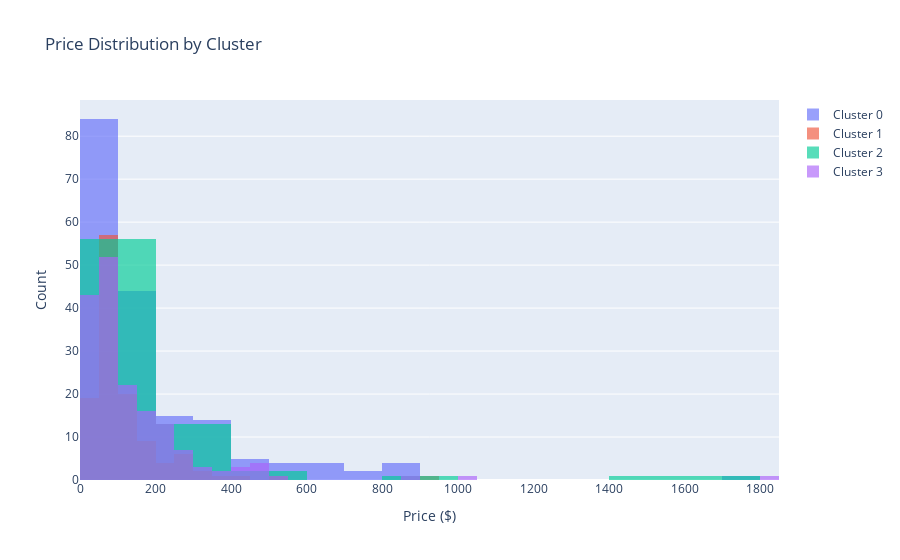
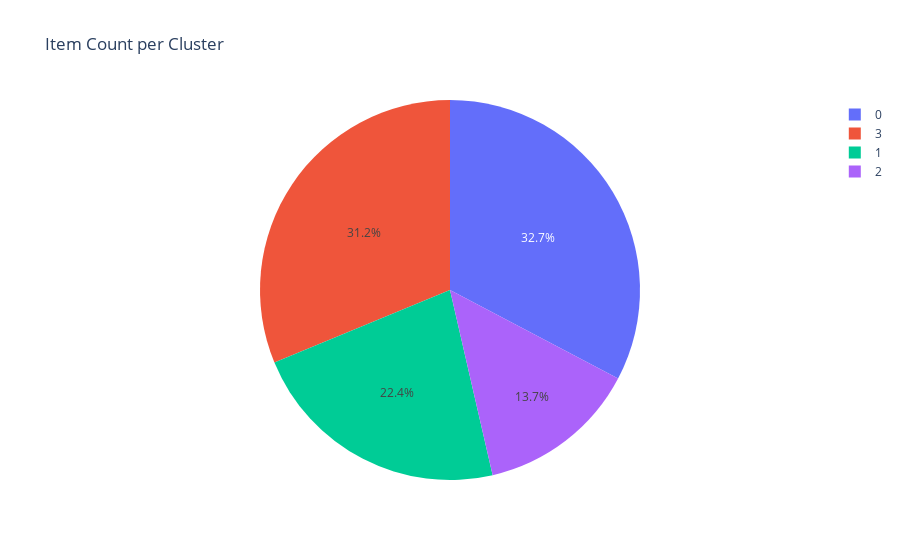
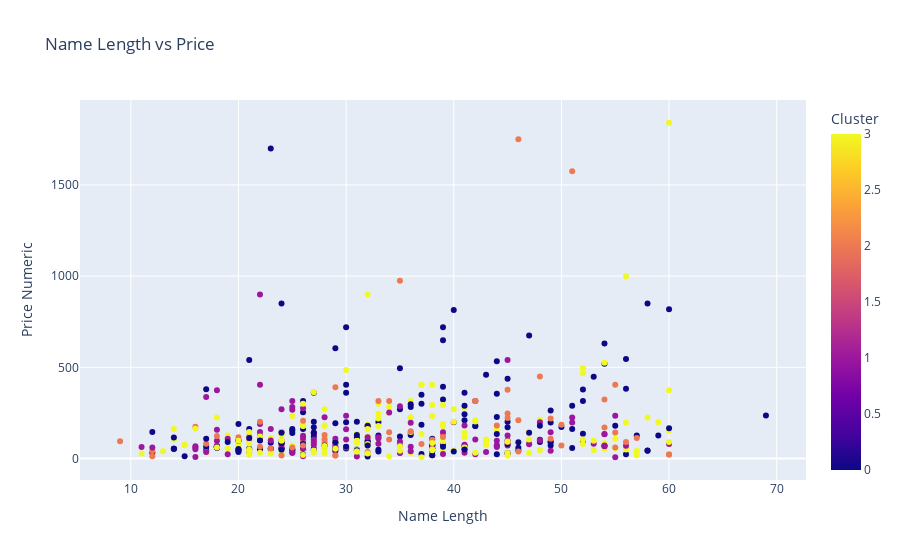

The notebook cell saved with these charts, in order:
### Code cell
import plotly.graph_objs as go
import pandas as pd
import plotly.express as px

df['Price Numeric'] = df['Price'].replace('[\$,]', '', regex=True).astype(float)
df['Name Length'] = df['Name'].apply(len)

num_clusters = df['Cluster'].nunique()

# Create the price histogram for each cluster
fig = go.Figure()
for i in range(num_clusters):
    cluster_data = df[df['Cluster'] == i]
    fig.add_trace(go.Histogram(x=cluster_data['Price Numeric'], name=f'Cluster {i}'))

fig.update_layout(
    title_text='Price Distribution by Cluster',
    xaxis_title_text='Price ($)',
    yaxis_title_text='Count',
    barmode='overlay'
)
fig.update_traces(opacity=0.65)  # Reduce the opacity to see both histograms

fig2 = px.pie(df, names='Cluster', title='Item Count per Cluster')

fig3 = px.scatter(df, x='Name Length', y='Price Numeric', color='Cluster', 
                  title='Name Length vs Price', labels={'Cluster': 'Cluster'})

fig.show()
fig2.show()
fig3.show()

### Figure 1 — Plotly figure (JSON) as saved in the notebook; plotly's stock layout.template omitted (floating-point values rounded to 4 significant figures; data arrays with more than 128 entries replaced by an {"elided": "..."} marker saying what was removed)
{"data": [{"name": "Cluster 0", "opacity": 0.65, "type": "histogram", "x": {"elided": "177 int values"}}, {"name": "Cluster 1", "opacity": 0.65, "type": "histogram", "x": [12, 91, 145, 235, 286, 56, 56, 71, 71, 71, 79, 71, 108, 72, 51, 64, 143, 50, 268, 135, 80, 275, 63, 81, 900, 234, 63, 126, 108, 133, 64, 189, 375, 283, 32, 58, 144, 78, 540, 225, 198, 199, 76, 81, 40, 24, 45, 99, 85, 99, 45, 27, 67, 76, 72, 36, 270, 98, 315, 181, 32, 61, 405, 337, 81, 94, 43, 70, 68, 9, 24, 31, 226, 84, 72, 105, 145, 90, 252, 135, 7, 158, 144, 100, 105, 117, 75, 117, 105, 110, 199, 30, 40, 11, 54, 67, 125, 160, 36, 72, 67, 67, 67, 67, 67, 67, 67, 60, 60, 60, 60, 60, 97, 65, 113, 99, 51, 25, 162, 90, 196]}, {"name": "Cluster 2", "opacity": 0.65, "type": "histogram", "x": [22, 89, 22, 94, 144, 247, 210, 126, 89, 84, 405, 54, 71, 95, 180, 315, 106, 39, 34, 39, 104, 181, 57, 80, 62, 185, 315, 129, 105, 121, 108, 51, 32, 117, 117, 81, 324, 103, 41, 377, 90, 100, 60, 170, 975, 36, 143, 38, 55, 123, 149, 64, 1575, 118, 220, 207, 450, 315, 391, 202, 72, 67, 72, 222, 174, 61, 1750, 315, 90, 112, 17, 17, 17, 13]}, {"name": "Cluster 3", "opacity": 0.65, "type": "histogram", "x": {"elided": "169 int values"}}], "layout": {"barmode": "overlay", "title": {"text": "Price Distribution by Cluster"}, "xaxis": {"title": {"text": "Price ($)"}}, "yaxis": {"title": {"text": "Count"}}}}

### Figure 2 — Plotly figure (JSON) as saved in the notebook; plotly's stock layout.template omitted (floating-point values rounded to 4 significant figures; data arrays with more than 128 entries replaced by an {"elided": "..."} marker saying what was removed)
{"data": [{"domain": {"x": [0, 1], "y": [0, 1]}, "hovertemplate": "Cluster=%{label}<extra></extra>", "labels": {"elided": "541 int values"}, "legendgroup": "", "name": "", "showlegend": true, "type": "pie"}], "layout": {"legend": {"tracegroupgap": 0}, "title": {"text": "Item Count per Cluster"}}}

### Figure 3 — Plotly figure (JSON) as saved in the notebook; plotly's stock layout.template omitted (floating-point values rounded to 4 significant figures; data arrays with more than 128 entries replaced by an {"elided": "..."} marker saying what was removed)
{"data": [{"hovertemplate": "Name Length=%{x}<br>Price Numeric=%{y}<br>Cluster=%{marker.color}<extra></extra>", "legendgroup": "", "marker": {"color": {"elided": "541 int values"}, "coloraxis": "coloraxis", "symbol": "circle"}, "mode": "markers", "name": "", "orientation": "v", "showlegend": false, "type": "scatter", "x": {"elided": "541 int values"}, "xaxis": "x", "y": {"elided": "541 int values"}, "yaxis": "y"}], "layout": {"coloraxis": {"colorbar": {"title": {"text": "Cluster"}}, "colorscale": [[0, "#0d0887"], [0.1111, "#46039f"], [0.2222, "#7201a8"], [0.3333, "#9c179e"], [0.4444, "#bd3786"], [0.5556, "#d8576b"], [0.6667, "#ed7953"], [0.7778, "#fb9f3a"], [0.8889, "#fdca26"], [1, "#f0f921"]]}, "legend": {"tracegroupgap": 0}, "title": {"text": "Name Length vs Price"}, "xaxis": {"anchor": "y", "domain": [0, 1], "title": {"text": "Name Length"}}, "yaxis": {"anchor": "x", "domain": [0, 1], "title": {"text": "Price Numeric"}}}}
